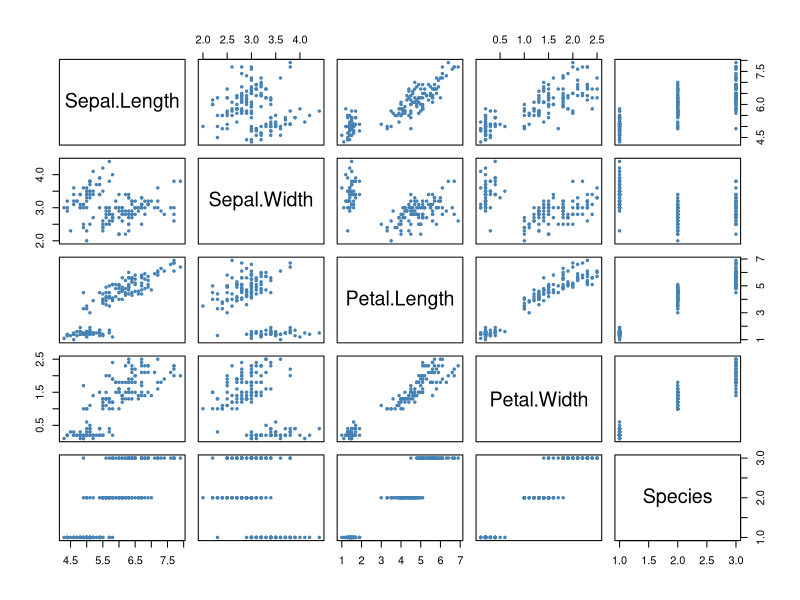

Source code (R):
## ---- chunk 1
par(family="sans")
plot(iris, pch=20, cex=.75, col="steelblue")
